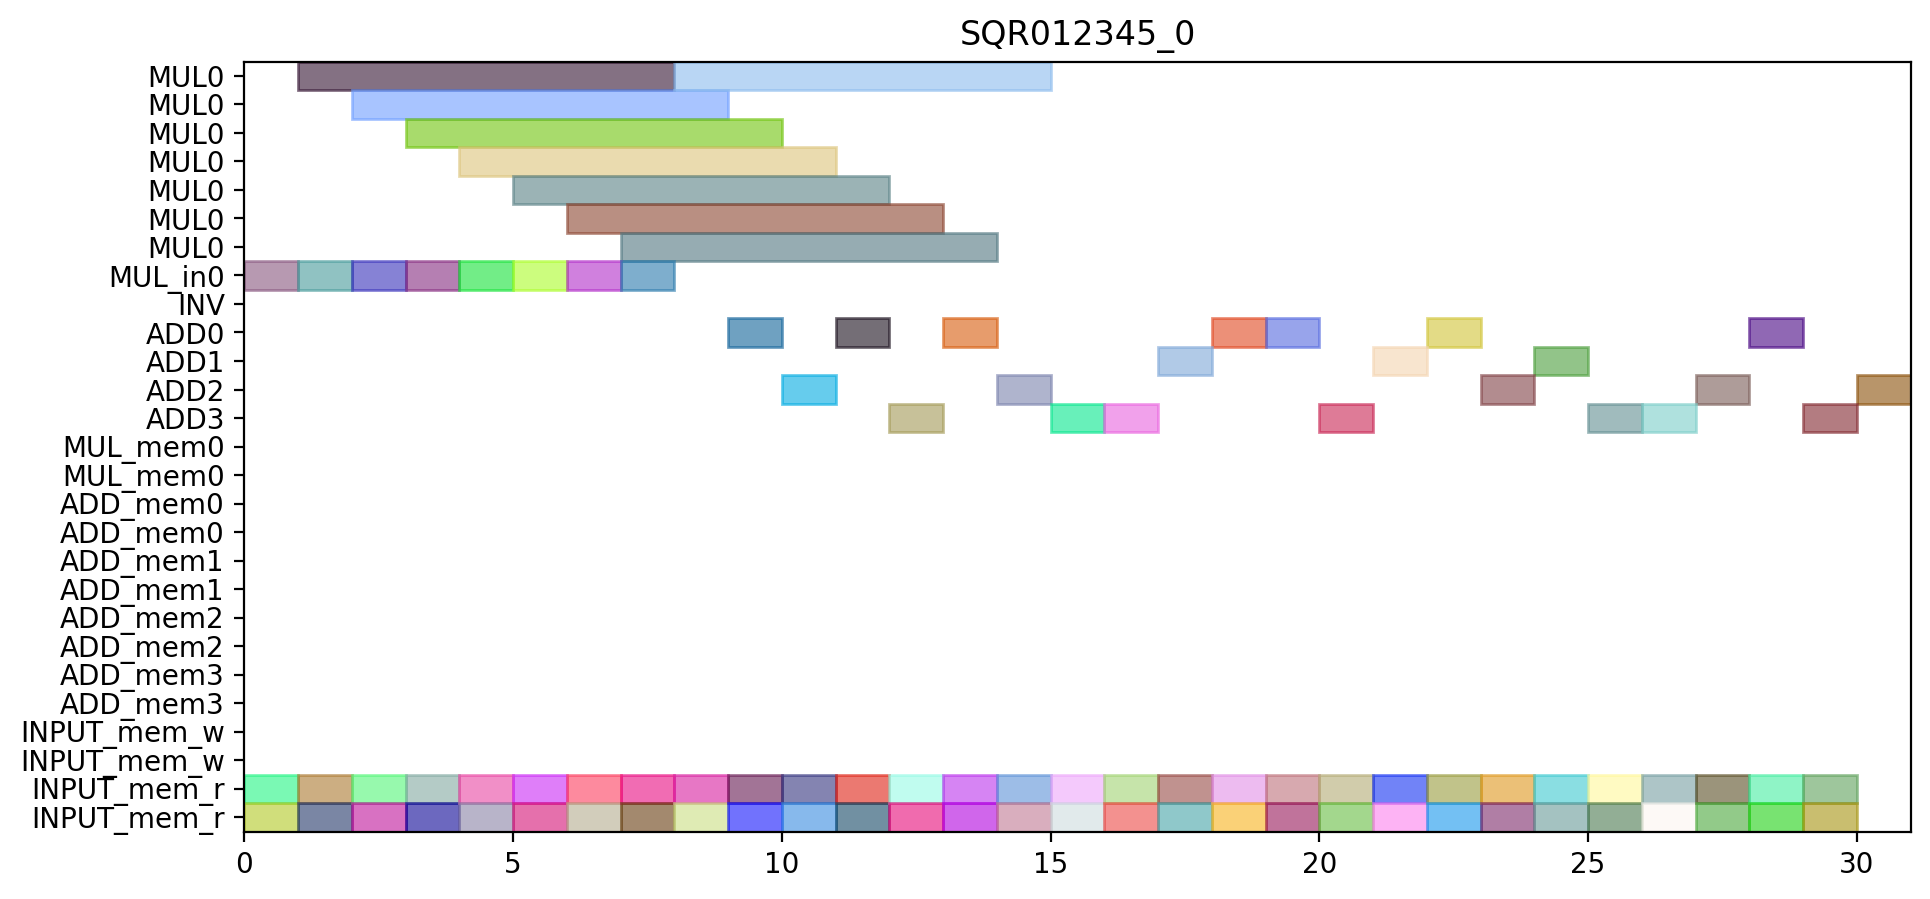

Source code (Python):
from pyschedule import Scenario, solvers, plotters, alt


def solve():
	horizon = 130
	S = Scenario("SQR012345_0", horizon=horizon)

	# resource
	MUL = S.Resources('MUL', num=1, size=7)
	MUL_in = S.Resources('MUL_in', num=1)
	INV = S.Resource('INV')
	ADD = S.Resources('ADD', num=4, periods=range(1, horizon))
	MUL_mem = S.Resources('MUL_mem', num=1, size=2)
	ADD_mem = S.Resources('ADD_mem', num=4, size=2)
	INPUT_mem_w = S.Resource('INPUT_mem_w', size=2)
	INPUT_mem_r = S.Resource('INPUT_mem_r', size=2)

	# result of previous scheduling

	# new tasks
	t0_a1_0 = S.Task('t0_a1_0', length=1, delay_cost=1)
	t0_a1_0 += alt(ADD)

	t0_a1_0_mem0 = S.Task('t0_a1_0_mem0', length=1, delay_cost=1)
	t0_a1_0_mem0 += INPUT_mem_r
	S += t0_a1_0_mem0 <= t0_a1_0

	t0_a1_0_mem1 = S.Task('t0_a1_0_mem1', length=1, delay_cost=1)
	t0_a1_0_mem1 += INPUT_mem_r
	S += t0_a1_0_mem1 <= t0_a1_0

	t0_a1_1 = S.Task('t0_a1_1', length=1, delay_cost=1)
	t0_a1_1 += alt(ADD)

	t0_a1_1_mem0 = S.Task('t0_a1_1_mem0', length=1, delay_cost=1)
	t0_a1_1_mem0 += INPUT_mem_r
	S += t0_a1_1_mem0 <= t0_a1_1

	t0_a1_1_mem1 = S.Task('t0_a1_1_mem1', length=1, delay_cost=1)
	t0_a1_1_mem1 += INPUT_mem_r
	S += t0_a1_1_mem1 <= t0_a1_1

	t0_t10 = S.Task('t0_t10', length=1, delay_cost=1)
	t0_t10 += alt(ADD)

	t0_t10_mem0 = S.Task('t0_t10_mem0', length=1, delay_cost=1)
	t0_t10_mem0 += INPUT_mem_r
	S += t0_t10_mem0 <= t0_t10

	t0_t10_mem1 = S.Task('t0_t10_mem1', length=1, delay_cost=1)
	t0_t10_mem1 += INPUT_mem_r
	S += t0_t10_mem1 <= t0_t10

	t0_t11 = S.Task('t0_t11', length=1, delay_cost=1)
	t0_t11 += alt(ADD)

	t0_t11_mem0 = S.Task('t0_t11_mem0', length=1, delay_cost=1)
	t0_t11_mem0 += INPUT_mem_r
	S += t0_t11_mem0 <= t0_t11

	t0_t11_mem1 = S.Task('t0_t11_mem1', length=1, delay_cost=1)
	t0_t11_mem1 += INPUT_mem_r
	S += t0_t11_mem1 <= t0_t11

	t0_t3_t0_in = S.Task('t0_t3_t0_in', length=1, delay_cost=1)
	t0_t3_t0_in += alt(MUL_in)
	t0_t3_t0 = S.Task('t0_t3_t0', length=7, delay_cost=1)
	t0_t3_t0 += alt(MUL)
	S += t0_t3_t0>=t0_t3_t0_in

	t0_t3_t0_mem0 = S.Task('t0_t3_t0_mem0', length=1, delay_cost=1)
	t0_t3_t0_mem0 += INPUT_mem_r
	S += t0_t3_t0_mem0 <= t0_t3_t0

	t0_t3_t0_mem1 = S.Task('t0_t3_t0_mem1', length=1, delay_cost=1)
	t0_t3_t0_mem1 += INPUT_mem_r
	S += t0_t3_t0_mem1 <= t0_t3_t0

	t0_t3_t1_in = S.Task('t0_t3_t1_in', length=1, delay_cost=1)
	t0_t3_t1_in += alt(MUL_in)
	t0_t3_t1 = S.Task('t0_t3_t1', length=7, delay_cost=1)
	t0_t3_t1 += alt(MUL)
	S += t0_t3_t1>=t0_t3_t1_in

	t0_t3_t1_mem0 = S.Task('t0_t3_t1_mem0', length=1, delay_cost=1)
	t0_t3_t1_mem0 += INPUT_mem_r
	S += t0_t3_t1_mem0 <= t0_t3_t1

	t0_t3_t1_mem1 = S.Task('t0_t3_t1_mem1', length=1, delay_cost=1)
	t0_t3_t1_mem1 += INPUT_mem_r
	S += t0_t3_t1_mem1 <= t0_t3_t1

	t0_t3_t2 = S.Task('t0_t3_t2', length=1, delay_cost=1)
	t0_t3_t2 += alt(ADD)

	t0_t3_t2_mem0 = S.Task('t0_t3_t2_mem0', length=1, delay_cost=1)
	t0_t3_t2_mem0 += INPUT_mem_r
	S += t0_t3_t2_mem0 <= t0_t3_t2

	t0_t3_t2_mem1 = S.Task('t0_t3_t2_mem1', length=1, delay_cost=1)
	t0_t3_t2_mem1 += INPUT_mem_r
	S += t0_t3_t2_mem1 <= t0_t3_t2

	t0_t3_t3 = S.Task('t0_t3_t3', length=1, delay_cost=1)
	t0_t3_t3 += alt(ADD)

	t0_t3_t3_mem0 = S.Task('t0_t3_t3_mem0', length=1, delay_cost=1)
	t0_t3_t3_mem0 += INPUT_mem_r
	S += t0_t3_t3_mem0 <= t0_t3_t3

	t0_t3_t3_mem1 = S.Task('t0_t3_t3_mem1', length=1, delay_cost=1)
	t0_t3_t3_mem1 += INPUT_mem_r
	S += t0_t3_t3_mem1 <= t0_t3_t3

	t100 = S.Task('t100', length=1, delay_cost=1)
	t100 += alt(ADD)

	t100_mem0 = S.Task('t100_mem0', length=1, delay_cost=1)
	t100_mem0 += INPUT_mem_r
	S += t100_mem0 <= t100

	t100_mem1 = S.Task('t100_mem1', length=1, delay_cost=1)
	t100_mem1 += INPUT_mem_r
	S += t100_mem1 <= t100

	t101 = S.Task('t101', length=1, delay_cost=1)
	t101 += alt(ADD)

	t101_mem0 = S.Task('t101_mem0', length=1, delay_cost=1)
	t101_mem0 += INPUT_mem_r
	S += t101_mem0 <= t101

	t101_mem1 = S.Task('t101_mem1', length=1, delay_cost=1)
	t101_mem1 += INPUT_mem_r
	S += t101_mem1 <= t101

	t110 = S.Task('t110', length=1, delay_cost=1)
	t110 += alt(ADD)

	t110_mem0 = S.Task('t110_mem0', length=1, delay_cost=1)
	t110_mem0 += INPUT_mem_r
	S += t110_mem0 <= t110

	t110_mem1 = S.Task('t110_mem1', length=1, delay_cost=1)
	t110_mem1 += INPUT_mem_r
	S += t110_mem1 <= t110

	t111 = S.Task('t111', length=1, delay_cost=1)
	t111 += alt(ADD)

	t111_mem0 = S.Task('t111_mem0', length=1, delay_cost=1)
	t111_mem0 += INPUT_mem_r
	S += t111_mem0 <= t111

	t111_mem1 = S.Task('t111_mem1', length=1, delay_cost=1)
	t111_mem1 += INPUT_mem_r
	S += t111_mem1 <= t111

	t3_t0_t0_in = S.Task('t3_t0_t0_in', length=1, delay_cost=1)
	t3_t0_t0_in += alt(MUL_in)
	t3_t0_t0 = S.Task('t3_t0_t0', length=7, delay_cost=1)
	t3_t0_t0 += alt(MUL)
	S += t3_t0_t0>=t3_t0_t0_in

	t3_t0_t0_mem0 = S.Task('t3_t0_t0_mem0', length=1, delay_cost=1)
	t3_t0_t0_mem0 += INPUT_mem_r
	S += t3_t0_t0_mem0 <= t3_t0_t0

	t3_t0_t0_mem1 = S.Task('t3_t0_t0_mem1', length=1, delay_cost=1)
	t3_t0_t0_mem1 += INPUT_mem_r
	S += t3_t0_t0_mem1 <= t3_t0_t0

	t3_t0_t1_in = S.Task('t3_t0_t1_in', length=1, delay_cost=1)
	t3_t0_t1_in += alt(MUL_in)
	t3_t0_t1 = S.Task('t3_t0_t1', length=7, delay_cost=1)
	t3_t0_t1 += alt(MUL)
	S += t3_t0_t1>=t3_t0_t1_in

	t3_t0_t1_mem0 = S.Task('t3_t0_t1_mem0', length=1, delay_cost=1)
	t3_t0_t1_mem0 += INPUT_mem_r
	S += t3_t0_t1_mem0 <= t3_t0_t1

	t3_t0_t1_mem1 = S.Task('t3_t0_t1_mem1', length=1, delay_cost=1)
	t3_t0_t1_mem1 += INPUT_mem_r
	S += t3_t0_t1_mem1 <= t3_t0_t1

	t3_t0_t2 = S.Task('t3_t0_t2', length=1, delay_cost=1)
	t3_t0_t2 += alt(ADD)

	t3_t0_t2_mem0 = S.Task('t3_t0_t2_mem0', length=1, delay_cost=1)
	t3_t0_t2_mem0 += INPUT_mem_r
	S += t3_t0_t2_mem0 <= t3_t0_t2

	t3_t0_t2_mem1 = S.Task('t3_t0_t2_mem1', length=1, delay_cost=1)
	t3_t0_t2_mem1 += INPUT_mem_r
	S += t3_t0_t2_mem1 <= t3_t0_t2

	t3_t0_t3 = S.Task('t3_t0_t3', length=1, delay_cost=1)
	t3_t0_t3 += alt(ADD)

	t3_t0_t3_mem0 = S.Task('t3_t0_t3_mem0', length=1, delay_cost=1)
	t3_t0_t3_mem0 += INPUT_mem_r
	S += t3_t0_t3_mem0 <= t3_t0_t3

	t3_t0_t3_mem1 = S.Task('t3_t0_t3_mem1', length=1, delay_cost=1)
	t3_t0_t3_mem1 += INPUT_mem_r
	S += t3_t0_t3_mem1 <= t3_t0_t3

	t3_t1_t0_in = S.Task('t3_t1_t0_in', length=1, delay_cost=1)
	t3_t1_t0_in += alt(MUL_in)
	t3_t1_t0 = S.Task('t3_t1_t0', length=7, delay_cost=1)
	t3_t1_t0 += alt(MUL)
	S += t3_t1_t0>=t3_t1_t0_in

	t3_t1_t0_mem0 = S.Task('t3_t1_t0_mem0', length=1, delay_cost=1)
	t3_t1_t0_mem0 += INPUT_mem_r
	S += t3_t1_t0_mem0 <= t3_t1_t0

	t3_t1_t0_mem1 = S.Task('t3_t1_t0_mem1', length=1, delay_cost=1)
	t3_t1_t0_mem1 += INPUT_mem_r
	S += t3_t1_t0_mem1 <= t3_t1_t0

	t3_t1_t1_in = S.Task('t3_t1_t1_in', length=1, delay_cost=1)
	t3_t1_t1_in += alt(MUL_in)
	t3_t1_t1 = S.Task('t3_t1_t1', length=7, delay_cost=1)
	t3_t1_t1 += alt(MUL)
	S += t3_t1_t1>=t3_t1_t1_in

	t3_t1_t1_mem0 = S.Task('t3_t1_t1_mem0', length=1, delay_cost=1)
	t3_t1_t1_mem0 += INPUT_mem_r
	S += t3_t1_t1_mem0 <= t3_t1_t1

	t3_t1_t1_mem1 = S.Task('t3_t1_t1_mem1', length=1, delay_cost=1)
	t3_t1_t1_mem1 += INPUT_mem_r
	S += t3_t1_t1_mem1 <= t3_t1_t1

	t3_t1_t2 = S.Task('t3_t1_t2', length=1, delay_cost=1)
	t3_t1_t2 += alt(ADD)

	t3_t1_t2_mem0 = S.Task('t3_t1_t2_mem0', length=1, delay_cost=1)
	t3_t1_t2_mem0 += INPUT_mem_r
	S += t3_t1_t2_mem0 <= t3_t1_t2

	t3_t1_t2_mem1 = S.Task('t3_t1_t2_mem1', length=1, delay_cost=1)
	t3_t1_t2_mem1 += INPUT_mem_r
	S += t3_t1_t2_mem1 <= t3_t1_t2

	t3_t1_t3 = S.Task('t3_t1_t3', length=1, delay_cost=1)
	t3_t1_t3 += alt(ADD)

	t3_t1_t3_mem0 = S.Task('t3_t1_t3_mem0', length=1, delay_cost=1)
	t3_t1_t3_mem0 += INPUT_mem_r
	S += t3_t1_t3_mem0 <= t3_t1_t3

	t3_t1_t3_mem1 = S.Task('t3_t1_t3_mem1', length=1, delay_cost=1)
	t3_t1_t3_mem1 += INPUT_mem_r
	S += t3_t1_t3_mem1 <= t3_t1_t3

	t3_t20 = S.Task('t3_t20', length=1, delay_cost=1)
	t3_t20 += alt(ADD)

	t3_t20_mem0 = S.Task('t3_t20_mem0', length=1, delay_cost=1)
	t3_t20_mem0 += INPUT_mem_r
	S += t3_t20_mem0 <= t3_t20

	t3_t20_mem1 = S.Task('t3_t20_mem1', length=1, delay_cost=1)
	t3_t20_mem1 += INPUT_mem_r
	S += t3_t20_mem1 <= t3_t20

	t3_t21 = S.Task('t3_t21', length=1, delay_cost=1)
	t3_t21 += alt(ADD)

	t3_t21_mem0 = S.Task('t3_t21_mem0', length=1, delay_cost=1)
	t3_t21_mem0 += INPUT_mem_r
	S += t3_t21_mem0 <= t3_t21

	t3_t21_mem1 = S.Task('t3_t21_mem1', length=1, delay_cost=1)
	t3_t21_mem1 += INPUT_mem_r
	S += t3_t21_mem1 <= t3_t21

	t3_t30 = S.Task('t3_t30', length=1, delay_cost=1)
	t3_t30 += alt(ADD)

	t3_t30_mem0 = S.Task('t3_t30_mem0', length=1, delay_cost=1)
	t3_t30_mem0 += INPUT_mem_r
	S += t3_t30_mem0 <= t3_t30

	t3_t30_mem1 = S.Task('t3_t30_mem1', length=1, delay_cost=1)
	t3_t30_mem1 += INPUT_mem_r
	S += t3_t30_mem1 <= t3_t30

	t3_t31 = S.Task('t3_t31', length=1, delay_cost=1)
	t3_t31 += alt(ADD)

	t3_t31_mem0 = S.Task('t3_t31_mem0', length=1, delay_cost=1)
	t3_t31_mem0 += INPUT_mem_r
	S += t3_t31_mem0 <= t3_t31

	t3_t31_mem1 = S.Task('t3_t31_mem1', length=1, delay_cost=1)
	t3_t31_mem1 += INPUT_mem_r
	S += t3_t31_mem1 <= t3_t31

	t4_a1_0 = S.Task('t4_a1_0', length=1, delay_cost=1)
	t4_a1_0 += alt(ADD)

	t4_a1_0_mem0 = S.Task('t4_a1_0_mem0', length=1, delay_cost=1)
	t4_a1_0_mem0 += INPUT_mem_r
	S += t4_a1_0_mem0 <= t4_a1_0

	t4_a1_0_mem1 = S.Task('t4_a1_0_mem1', length=1, delay_cost=1)
	t4_a1_0_mem1 += INPUT_mem_r
	S += t4_a1_0_mem1 <= t4_a1_0

	t4_a1_1 = S.Task('t4_a1_1', length=1, delay_cost=1)
	t4_a1_1 += alt(ADD)

	t4_a1_1_mem0 = S.Task('t4_a1_1_mem0', length=1, delay_cost=1)
	t4_a1_1_mem0 += INPUT_mem_r
	S += t4_a1_1_mem0 <= t4_a1_1

	t4_a1_1_mem1 = S.Task('t4_a1_1_mem1', length=1, delay_cost=1)
	t4_a1_1_mem1 += INPUT_mem_r
	S += t4_a1_1_mem1 <= t4_a1_1

	t4_t10 = S.Task('t4_t10', length=1, delay_cost=1)
	t4_t10 += alt(ADD)

	t4_t10_mem0 = S.Task('t4_t10_mem0', length=1, delay_cost=1)
	t4_t10_mem0 += INPUT_mem_r
	S += t4_t10_mem0 <= t4_t10

	t4_t10_mem1 = S.Task('t4_t10_mem1', length=1, delay_cost=1)
	t4_t10_mem1 += INPUT_mem_r
	S += t4_t10_mem1 <= t4_t10

	t4_t11 = S.Task('t4_t11', length=1, delay_cost=1)
	t4_t11 += alt(ADD)

	t4_t11_mem0 = S.Task('t4_t11_mem0', length=1, delay_cost=1)
	t4_t11_mem0 += INPUT_mem_r
	S += t4_t11_mem0 <= t4_t11

	t4_t11_mem1 = S.Task('t4_t11_mem1', length=1, delay_cost=1)
	t4_t11_mem1 += INPUT_mem_r
	S += t4_t11_mem1 <= t4_t11

	t4_t3_t0_in = S.Task('t4_t3_t0_in', length=1, delay_cost=1)
	t4_t3_t0_in += alt(MUL_in)
	t4_t3_t0 = S.Task('t4_t3_t0', length=7, delay_cost=1)
	t4_t3_t0 += alt(MUL)
	S += t4_t3_t0>=t4_t3_t0_in

	t4_t3_t0_mem0 = S.Task('t4_t3_t0_mem0', length=1, delay_cost=1)
	t4_t3_t0_mem0 += INPUT_mem_r
	S += t4_t3_t0_mem0 <= t4_t3_t0

	t4_t3_t0_mem1 = S.Task('t4_t3_t0_mem1', length=1, delay_cost=1)
	t4_t3_t0_mem1 += INPUT_mem_r
	S += t4_t3_t0_mem1 <= t4_t3_t0

	t4_t3_t1_in = S.Task('t4_t3_t1_in', length=1, delay_cost=1)
	t4_t3_t1_in += alt(MUL_in)
	t4_t3_t1 = S.Task('t4_t3_t1', length=7, delay_cost=1)
	t4_t3_t1 += alt(MUL)
	S += t4_t3_t1>=t4_t3_t1_in

	t4_t3_t1_mem0 = S.Task('t4_t3_t1_mem0', length=1, delay_cost=1)
	t4_t3_t1_mem0 += INPUT_mem_r
	S += t4_t3_t1_mem0 <= t4_t3_t1

	t4_t3_t1_mem1 = S.Task('t4_t3_t1_mem1', length=1, delay_cost=1)
	t4_t3_t1_mem1 += INPUT_mem_r
	S += t4_t3_t1_mem1 <= t4_t3_t1

	solvers.mip.solve(S,msg=1,kind='CPLEX',ratio_gap=1.01)

	solution = [['hoge']*len(S.solution()[1]) for i in range(len(S.solution()))]
	for i in range(len(S.solution())):
		for j in range(len(S.solution()[i])):
			solution[i][j]=str(S.solution()[i][j])
	print(solution)

	cycles = int(solution[-1][3])

	pic_file_name = "/mnt/rose/usr1/fukuda/pairing_automation_design2/bls24-317/scheduling/SQR012345_mul1_add4/SQR012345_0.png"
	if(S.solution() != []):
		plotters.matplotlib.plot(S,img_filename=pic_file_name, vertical_text=True, fig_size=(cycles*0.25+3, 5), show_task_labels=False)

	return solution
